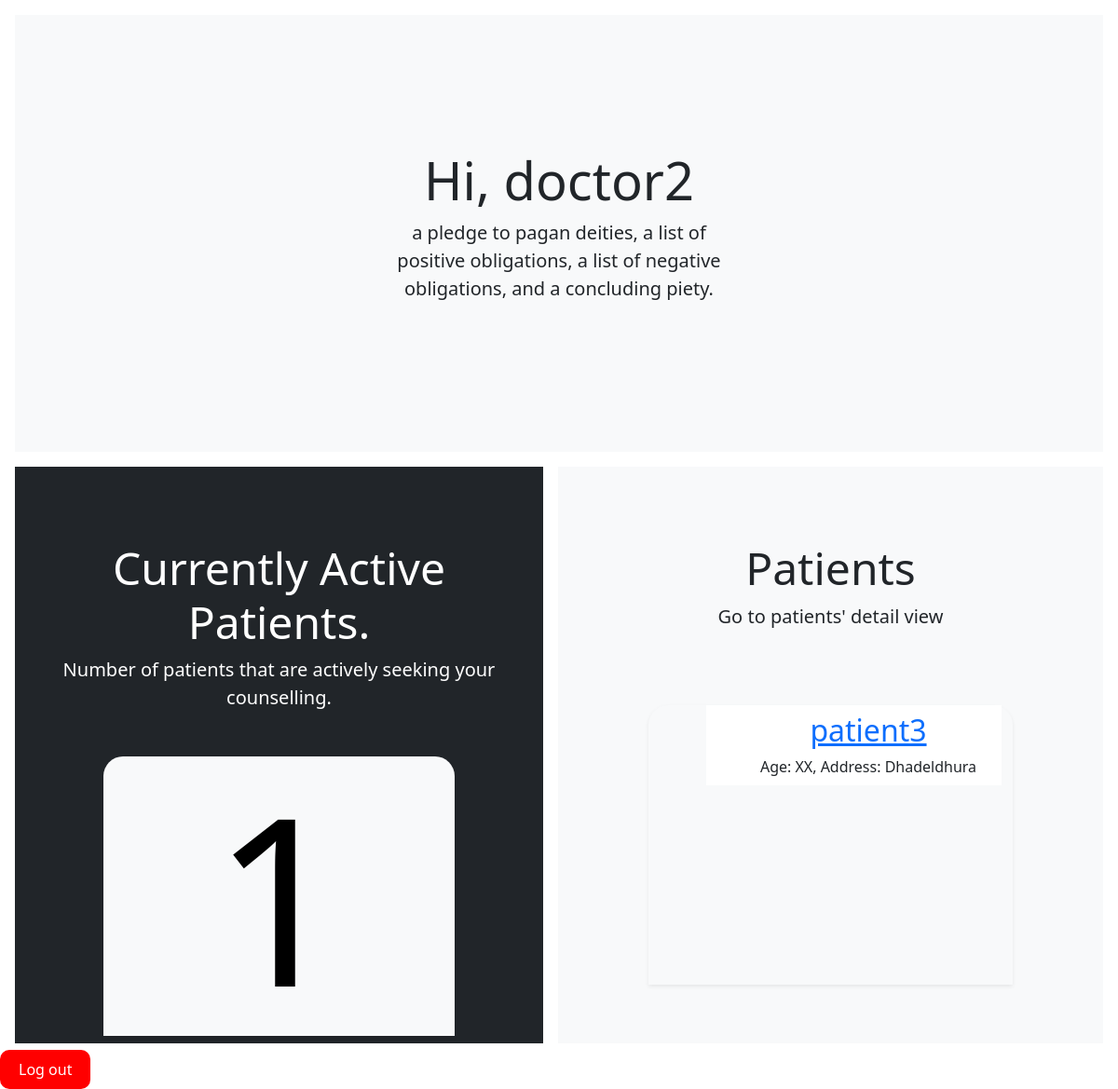
The app's page /doctor (signed in), older data.
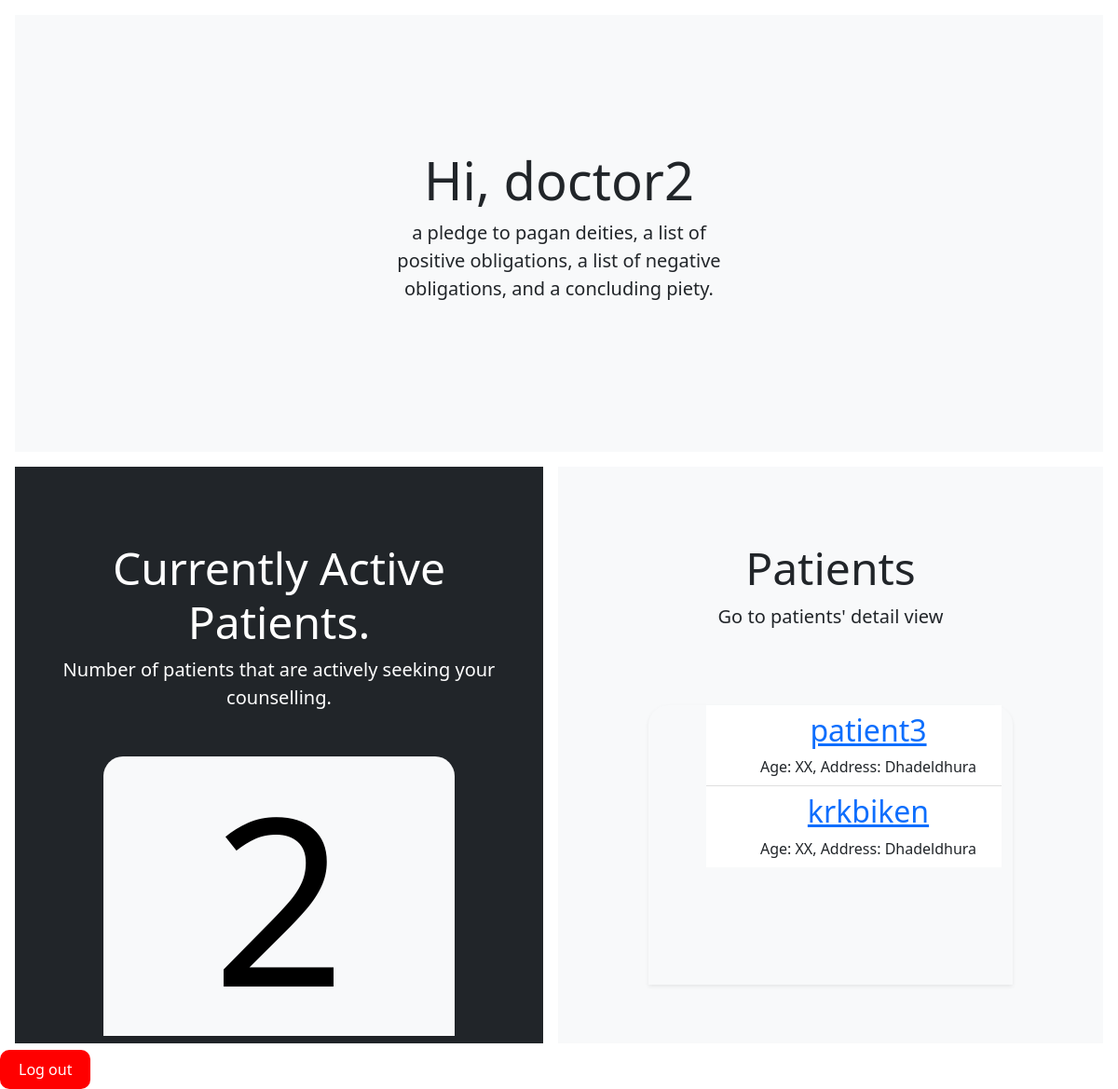
The same page, newer data.
### accounts/models.py (models this page shows, shortened)
class Patient(models.Model):
    user = models.OneToOneField(User, on_delete=models.CASCADE, primary_key=True)
    doctor = models.ForeignKey(Doctor, on_delete=models.CASCADE, null=True, blank=True)

class User(AbstractUser):
    is_doctor = models.BooleanField('doctor status', default=False)
    is_patient = models.BooleanField('patient status', default=False)

### base/views.py (the view)
# urls.py: path('doctor', DoctorView.as_view(), name='doctor'),
@method_decorator([doctor_required], name='dispatch')
class DoctorView(LoginRequiredMixin, ListView):
    template_name =  'doctor.html'
    model = Patient
    def get_context_data(self, **kwargs):
        context = super().get_context_data(**kwargs)
        patients_list = Patient.objects.filter(doctor=self.request.user.doctor)
        context['patients_list'] = patients_list
        return context

### templates/doctor.html (shortened to what this page needs)
{% extends 'base.html' %}
{% block content %}
        <main>
                <div class="position-relative overflow-hidden p-10 p-md-5 m-md-3 text-center bg-light">
                  <div class="col-md-5 p-lg-5 mx-auto my-5">
                    <h1 class="display-4 fw-normal">Hi, {{user.username}}</h1>
                    <p class="lead fw-normal">a pledge to pagan deities, a list of positive obligations, a list of negative obligations, and a concluding piety.</p>
                  </div>
                </div>
                <div class="d-md-flex flex-md-equal w-100 my-md-3 ps-md-3">
                  <div class="bg-dark me-md-3 pt-3 px-3 pt-md-5 px-md-5 text-center text-white overflow-hidden">
                    <div class="my-3 py-3">
                      <h2 class="display-5">Currently Active Patients.</h2>
                      <p class="lead">Number of patients that are actively seeking your counselling.</p>
                    </div>
                    <h2 class="bg-light shadow-sm mx-auto" style="width: 80%; height: 300px; border-radius: 21px 21px 0 0; color: black; font-size: 250px;">{{patients_list|length}}</h2>
                  </div>
                  <div class="bg-light me-md-3 pt-3 px-3 pt-md-5 px-md-5 text-center overflow-hidden" style="width: 700px;">
                    <div class="my-3 p-3">
                      <h2 class="display-5">Patients</h2>
                      <p class="lead">Go to patients' detail view</p>
                    </div>
                    <div class="bg-light shadow-sm mx-auto" style="width: 80%; height: 300px; border-radius: 21px 21px 0 0;">
                                <div class="container my-5 text-center" >
                                        <ol class="list-group list-group-flush text-center">
                                                {% for i in patients_list %}
                                                <li class="list-group-item d-flex justify-content-between align-items-start" style='padding-left: 50px; margin-left: 50px;'>
                                                  <div class="ms-2 me-auto">
                                                    <div class="fw-bold"><h2><a href={% url 'detail' i.user.id%}>{{i.user.username}}</h2></a></div>
                                                    Age: XX, Address: Dhadeldhura
                                                  </div>
                                                </li>
                                                {% endfor %}
                                        </ol>
                                      </div>
                    </div>
                  </div>
                </div>
                <a style = "background : red; padding: 10px 20px; text-decoration : none; color:white; border-radius: 10px" href={% url 'logout' %}>Log out</a>
              </main>
{% endblock %}

Row changes from the older to the newer data that the page shows:
added Patient: user.username "krkbiken"
Text that changed along with them:
{{ patients_list|length }}: "1" → "2"
